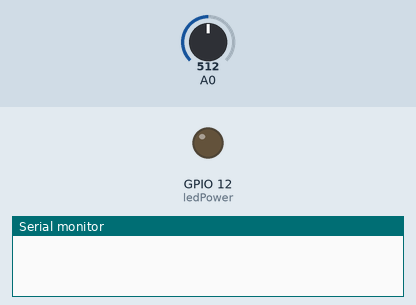
Recording of a sketch running on a simulated ESP8266 (NodeMCU). Parts: output pins drawn as LEDs (lit = HIGH), the last lines printed to the serial monitor. The inputs (shaded band) are chosen by the test bench; at power-on: A0 = 512. WiFi joins after 1.5 s; servers stay silent unless stated; no MQTT or app messages arrive unless stated.

Above: at 0.1 s.
At 2.6 s:
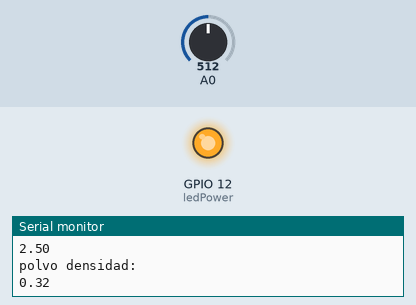
Timing chart, 0 to 4.1 s (numbered marks = the images above):
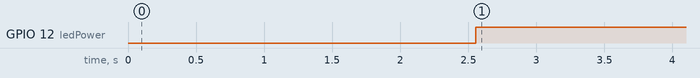

Measured:
- by itself, GPIO 12 (ledPower): LOW → HIGH at 2.6 s

The sketch:

MQTT_Polvo_esp8266.ino
```cpp
#include <ESP8266WiFi.h>
#include <PubSubClient.h>

#define topic "101/polvo"
#define NB_TRYWIFI 50

unsigned int samplingTime = 280;
unsigned int deltaTime = 40;
unsigned int sleepTime = 9680;
float voMeasured = 0;
float calcVoltage = 0;
float dustDensity = 0;

int measurePin = 0; //Analogico A0
int ledPower = 12;  //D6

// Connect to the WiFi
const char* ssid = "Wifired_f";
const char* password = "HEPoLXe5dF";
const char* mqtt_server = "192.168.1.230";      //Broker MQTT

WiFiClient espClient;
PubSubClient client(espClient);
//-------------------------------------------------
void reconnect() {
 while (!client.connected()) {
 if (client.connect("polvo", "tfgmosquitto", "tfgmosquitto")) {
  Serial.println("conectado");
  Serial.print("Direccion IP: ");
  Serial.println(WiFi.localIP());
 } else {
  Serial.print("failed, rc=");
  Serial.print(client.state());
  delay(250);
  }
 }
}
//-------------------------------------------------
void setup()
{
 Serial.begin(9600);
 pinMode(ledPower,OUTPUT);
 WiFi.begin(ssid, password);
 int _try = 0;
 while(WiFi.status()!= WL_CONNECTED){
  delay(500);
  Serial.print(".");
  _try++;
  if ( _try >= NB_TRYWIFI ) {
     Serial.println("Imposible conectar a la red WiFi");
    }
 }
 client.setServer(mqtt_server, 1883);
}
//-------------------------------------------------
void loop()
{
    if (!client.connected()) {
      reconnect();
    }
  delay(1000);
  digitalWrite(ledPower,LOW);  //encendido led
  delayMicroseconds(samplingTime);

  voMeasured = analogRead(measurePin);

  delayMicroseconds(deltaTime);
  digitalWrite(ledPower,HIGH);  //apagado led
  delayMicroseconds(sleepTime);

  calcVoltage = voMeasured*(5.0/1024);
  dustDensity = 0.17*calcVoltage-0.1;

  if ( dustDensity < 0)
  {
    dustDensity = 0.00;
  }

  Serial.println("Raw Signal Value (0-1023):");
  Serial.println(voMeasured);

  Serial.println("Voltage:");
  Serial.println(calcVoltage);

  Serial.println("polvo densidad:");
  Serial.println(dustDensity);
  client.publish(topic, String(dustDensity).c_str(), true);

  delay(10000);
}
//-------------------------------------------------
```
